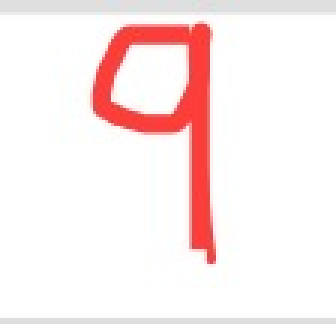
#> input picture resources/9.png, 112 x 108 px (shown 3 times larger)
$ python 1loadpic.py
#> lines starting #> are read from the running program, lines starting #| are printed output that depends on the picture
# -*- coding: utf-8 -*-
import numpy as np
import cv2
from matplotlib import pyplot as plt

# 读取图片以及加载的方式（灰度图，原图）
# cv2.IMREAD_COLOR (默认)
# cv2.IMREAD_GRAYSCALE （灰度图）
# cv2.IMREAD_UNCHANGED (原图)
img = cv2.imread("./resources/9.png", cv2.COLOR_BGR2GRAY)
#> img is the input picture: shape (108, 112, 3); mean B, G, R 235.7, 236.1, 251.5
# img= cv2.copyMakeBorder(img,10,10,10,10,cv2.BORDER_CONSTANT,value=(0,0,255))

## 创建一个窗口，可以指定窗口的大小
cv2.namedWindow("Image",cv2.WINDOW_NORMAL)
# 显示图片
cv2.imshow("Image", img)

# 等待键盘按下（参数为超时时间ms,超时返回-1）
k = cv2.waitKey(0) & 0xFF
#> (key Esc is pressed here)
if k == ord('s'):
    # 写入图片，不会自动建立文件夹
    cv2.imwrite('./out/poli-gray.jpg', img)
cv2.destroyAllWindows()

# 将BGR转换为RGB后才能通过plt正确显示
b,g,r = cv2.split(img)
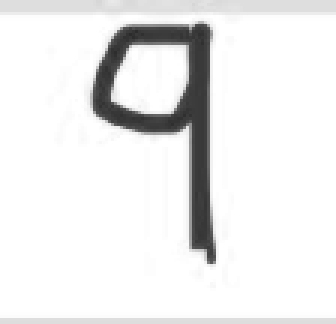
#> b: shape (108, 112) (shown 3 times larger); min 43, max 255, mean 235.7
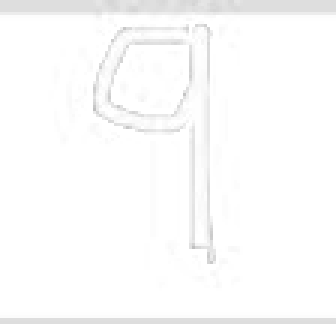
#> r: shape (108, 112) (shown 3 times larger); min 191, max 255, mean 251.5
img2 = cv2.merge([r,g,b])
plt.imshow(img2)
# plt.xticks([]), plt.yticks([]) # to hide tick values on X and Y axis
plt.show()
